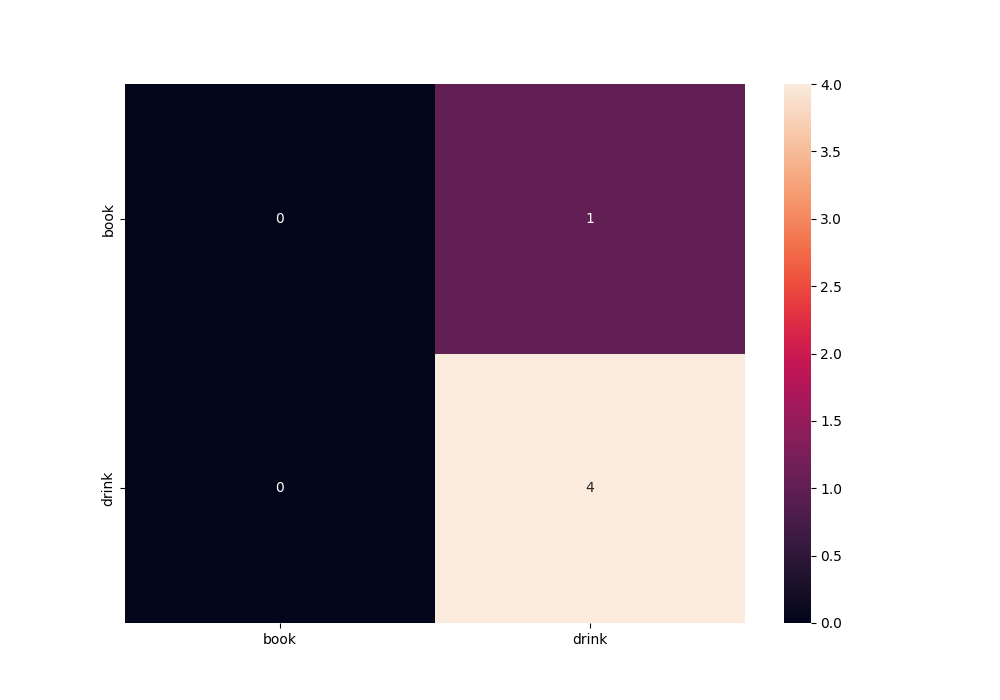
#> input picture cfm/cfm_book_drink.png, 1000 x 700 px
$ python -i contour_extractor.py   (imports and definitions only)
#> lines starting #> are read from the running program, lines starting #| are printed output that depends on the picture
"""ContourExtractor class for extracting contours from a list of image frames."""

from typing import List

import cv2
import numpy as np


class ContourExtractor:
    """ContourExtractor class which is used to find contours from frames."""

    def __init__(self, frames: List[np.ndarray]) -> None:
        """Initialize the ContourExtractor.

        Parameters
        ----------
        frames : List[np.ndarray]
            The frames to extract contours from.

        """
        self.frames = frames

    def process_frames(self) -> List[np.ndarray]:
        """Extract contours from a list of frames.

        Returns
        -------
        List[np.ndarray]
            The processed frames with drawn contours.

        """
        frames = []
        for frame in self.frames:
            frame = self._extract(frame)
            frames.append(frame)
        return frames

    @staticmethod
    def _extract(frame: np.ndarray) -> np.ndarray:
        """Extract contours from a single frame.

        Parameters
        ----------
        frame : np.ndarray
            The frame to extract contours from.

        Returns
        -------
        np.ndarray
            The frame with detected contours drawn.

        """
        gray_frame = cv2.cvtColor(frame, cv2.COLOR_BGR2GRAY)
        blurred_frame = cv2.GaussianBlur(gray_frame, (5, 5), 0)
        _, binary_frame = cv2.threshold(
            blurred_frame, 0, 255, cv2.THRESH_BINARY + cv2.THRESH_OTSU
        )
        contours, _ = cv2.findContours(
            binary_frame, cv2.RETR_EXTERNAL, cv2.CHAIN_APPROX_SIMPLE
        )
        result_frame = frame.copy()
        cv2.drawContours(result_frame, contours, -1, (0, 255, 0), 2)
        return result_frame

>>> import cv2
>>> picture = cv2.imread('../../../cfm/cfm_book_drink.png', cv2.IMREAD_GRAYSCALE)
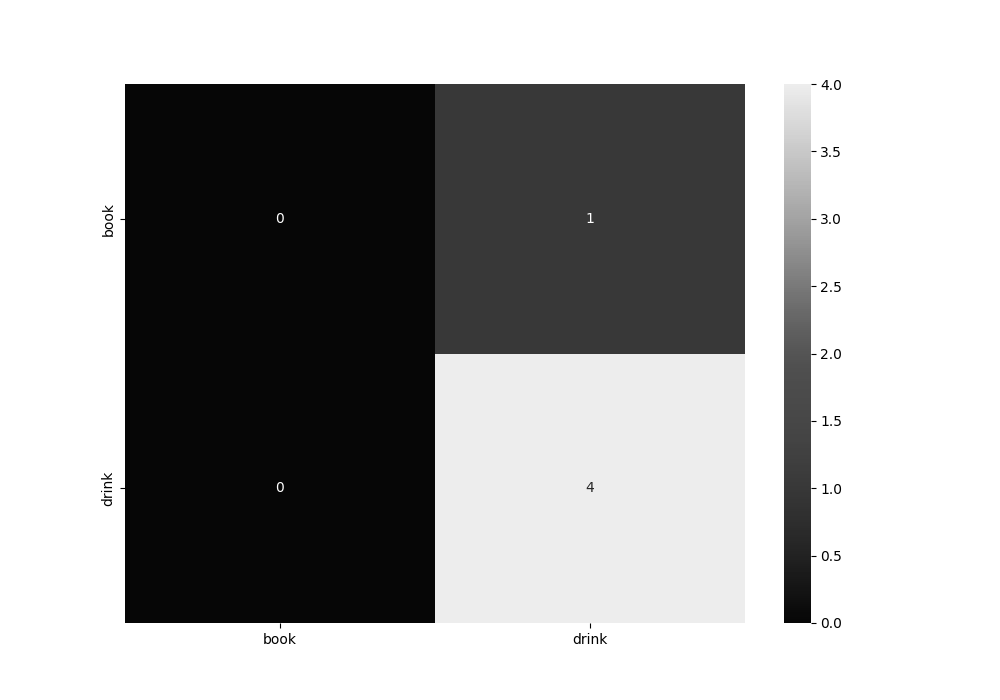
#> picture: shape (700, 1000); min 0, max 255, mean 166.2
#> the loop in process_frames, `for frame in self.frames:` made 1 pass
#> after the loop in process_frames, `for frame in self.frames:`: frames = []
#> (the run stopped early here; a loop or call above may not have finished)
